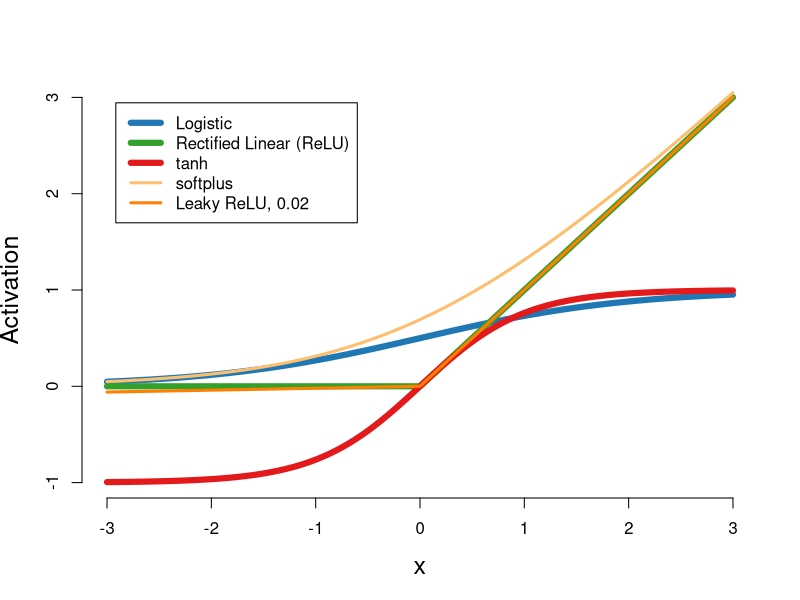

Source code (R):
# Setting the book's color scheme and figure settings
library("RColorBrewer")
plotColors = brewer.pal(12, "Paired")
pointColor = plotColors[5] # Color for single dots
lwdDef = 8                 # Default line thickness
lwdThin = 6
lwdThinner = 3
pointSizeDef = 4
cexLabDef = 1.5            # Default scaling of font size labels
cexAxisDef = 1.5           # Default scaling of tick labels

# Disable scientific notation in the plots
options(scipen = 999)

xGrid = seq(-3,3,length = 1000)
ReLU = apply(cbind(0,xGrid), 1, FUN = max)
postscript('ActivationFunctions.eps')
plot(xGrid, 1/(1+exp(-xGrid)), type = "l", axes=FALSE, xlab = "x", 
          ylab = "Activation", cex.lab=cexLabDef, cex.axis = cexAxisDef, 
          col = plotColors[2], lwd = lwdThin, main = "", ylim = c(-1, 3), 
          xlim = c(-3,3)) 
lines(xGrid, ReLU, col = plotColors[4], lwd = lwdThin)
lines(xGrid, tanh(xGrid), col = plotColors[6], lwd = lwdThin)
lines(xGrid, log(1+exp(xGrid)), col = plotColors[7], lwd = lwdThinner)
LeakyReLU = ReLU
LeakyReLU[ReLU<=0]=0.02*xGrid[ReLU<=0]
lines(xGrid, LeakyReLU, col = plotColors[8], lwd = lwdThinner)

axis(side = 1, at = seq(-3,3, by = 1))
axis(side = 2, at = seq(-1,3, by = 1))
legend(x = "topleft", inset=.05, legend = c("Logistic", "Rectified Linear (ReLU)", "tanh","softplus","Leaky ReLU, 0.02"), 
       cex = 1, col = c(plotColors[2], plotColors[4],plotColors[6], plotColors[7], plotColors[8]), 
       lwd = c(lwdThin,lwdThin,lwdThin,lwdThinner,lwdThinner))
dev.off()
 

